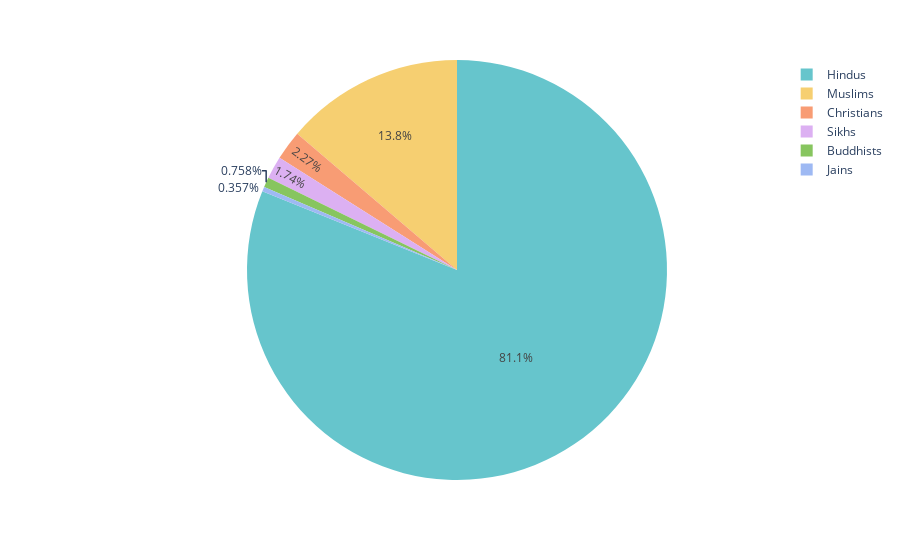

The notebook cell this image was saved under:
### Code cell
px.pie(data_frame=temp_df, values='Population',names='Religion',color_discrete_sequence=px.colors.qualitative.Pastel)

### Figure 1 — Plotly figure (JSON) as saved in the notebook; plotly's stock layout.template omitted (floating-point values rounded to 4 significant figures)
{"data": [{"domain": {"x": [0, 1], "y": [0, 1]}, "hovertemplate": "Religion=%{label}<br>Population=%{value}<extra></extra>", "labels": ["Hindus", "Muslims", "Christians", "Sikhs", "Buddhists", "Jains"], "legendgroup": "", "name": "", "showlegend": true, "type": "pie", "values": [821271348, 139317340, 22971390, 17597026, 7675527, 3616195]}], "layout": {"legend": {"tracegroupgap": 0}, "margin": {"t": 60}, "piecolorway": ["rgb(102, 197, 204)", "rgb(246, 207, 113)", "rgb(248, 156, 116)", "rgb(220, 176, 242)", "rgb(135, 197, 95)", "rgb(158, 185, 243)", "rgb(254, 136, 177)", "rgb(201, 219, 116)", "rgb(139, 224, 164)", "rgb(180, 151, 231)", "rgb(179, 179, 179)"]}}
